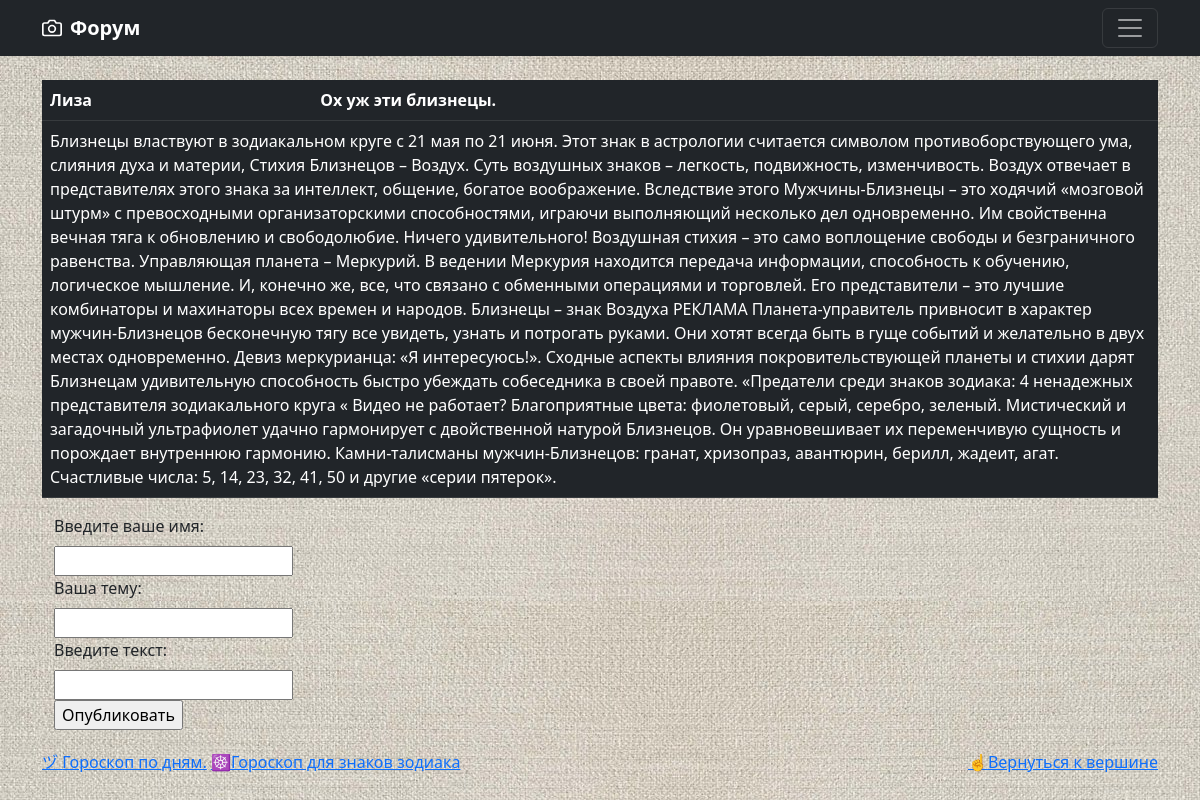
Page /forum on the committed database.
### tables this page shows
CREATE TABLE mainmenu (
id integer PRIMARY KEY AUTOINCREMENT,
name text NOT NULL,
topic text NOT NULL,
article text NOT NULL
);

### app.py (the view, shortened to what this page needs)
@app.route("/forum", methods=['POST', 'GET'])
def forum():
    db = get_db()
    dbase = FDataBase(db)
    if request.method == 'GET':
        return render_template('forum.html', menu=dbase.getMenu())

### FDataBase.py (called while the page is built)
    def getMenu(self):
        sql = '''SELECT * FROM mainmenu'''
        try:
            self.__cur.execute(sql)
            res = self.__cur.fetchall()
            if res:
                return res
        except:
            print("Ошибка чтения из Базы данных")
        return []

### app.py (called while the page is built)
def connect_db():
    conn = sqlite3.connect(app.config['DATABASE'])
    conn.row_factory = sqlite3.Row
    return conn

def get_db():
    if not hasattr(g, 'link_db'):
        g.link_db = connect_db()
    return g.link_db

### templates/forum.html (shortened to what this page needs)
<!doctype html>
<html lang="en">
<head>
    <link rel="stylesheet" href="{{ url_for('static', filename='style.css') }}">
    <link href="https://cdn.jsdelivr.net/npm/bootstrap@5.2.2/dist/css/bootstrap.min.css" rel="stylesheet"
>
</head>
<body>
<header>
    <div class="navbar navbar-dark bg-dark shadow-sm">
        <div class="container">
            <a href="#" class="navbar-brand d-flex align-items-center">
                <strong><font style="vertical-align: inherit;"><font
                        style="vertical-align: inherit;">Форум</font></font></strong>
            </a>
            <button class="navbar-toggler collapsed" type="button" data-bs-toggle="collapse"
                    data-bs-target="#navbarHeader" aria-controls="navbarHeader" aria-expanded="false"
                    aria-label="Переключить навигацию">
                <span class="navbar-toggler-icon"></span>
            </button>
        </div>
    </div>
</header>
<br>
<div class="container">
    <div class="row">
        <div class="col">
            {% for row in menu %}
            <table class="table table-dark table-hover">
                <thead>
                <tr>
                    <th>
                        {{ row.name }}
                    </th>
                    <th>
                        {{ row.topic }}
                    </th>
                </tr>
                </thead>
                <tbody>
                <tr>
                    <td colspan="2">
                        {{ row.article }}
                    </td>
                </tr>
                </tbody>
            </table>
            {% endfor %}
        <div class="col col-lg-3">
            <div class="container mt-3">
                <form action="{{ url_for('forum') }}" method="post">
                    <label class="form-label">Введите ваше имя:</label>
                    <input type="text" name="name">
                    <label class="form-label">Ваша тему:</label>
                    <input type="text" name="topic">
                    <label class="form-label">Введите текст:</label>
                    <input type="text" name="article">
                    <input type="submit" value="Опубликовать">
                </form>
            </div>
        </div>
    </div>
</div>
<div class="footer" id="footer">
    <footer class="container">
        <p class="float-end"><a href="#"><font style="vertical-align: inherit;">☝<font style="vertical-align: inherit;">Вернуться
            к вершине</font></font></a></p>
        <p class="color-black"><font style="vertical-align: inherit;"></font><a href="/" alt="Main page">ヅ<font
                style="vertical-align: inherit;"> <font
                style="vertical-align: inherit;">Гороскоп по дням.</font></font></a><font
                style="vertical-align: inherit;"><font
                style="vertical-align: inherit;"> </font></font><a href="/horoscope_for_sing">☸<font
                style="vertical-align: inherit;">Гороскоп для знаков зодиака</font></font></a></p>
    </footer>
</div>
</body>
</html>

### static/style.css (style rules this page uses)
#footer { position: fixed; left: 0; bottom: 0; padding: 10px; #background: #black; color: #fff; width: 100%; }

### rows in the picture
mainmenu: name "Лиза", topic "Ох уж эти близнецы.", article "Близнецы властвуют в зодиакальном круге с 21 мая по 21 июня. Этот знак в астрологии считается символом противоборствующего ума, слияния духа и материи, Стихия Близнецов – Воздух. Суть воздушных знаков – легкость, подвижность, изменчивость. Воздух отвечает в представителях этого знака за интеллект, общение, богатое воображение. Вследствие этого Мужчины-Близнецы – это ходячий «мозговой штурм» с превосходными организаторскими способностями, играючи выполняющий несколько дел одновременно. Им свойственна вечная тяга к обновлению и свободолюбие. Ничего удивительного! Воздушная стихия – это само воплощение свободы и безграничного равенства. Управляющая планета – Меркурий. В ведении Меркурия…"
